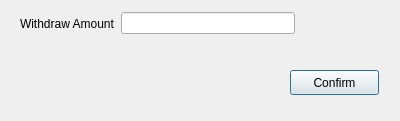
<?xml version="1.0" encoding="UTF-8"?>
<ui version="4.0">
 <class>Withdraw</class>
 <widget class="QDialog" name="Withdraw">
  <property name="geometry">
   <rect>
    <x>0</x>
    <y>0</y>
    <width>400</width>
    <height>121</height>
   </rect>
  </property>
  <property name="windowTitle">
   <string>Dialog</string>
  </property>
  <widget class="QWidget" name="layoutWidget">
   <property name="geometry">
    <rect>
     <x>20</x>
     <y>10</y>
     <width>275</width>
     <height>27</height>
    </rect>
   </property>
   <layout class="QHBoxLayout" name="horizontalLayout">
    <item>
     <widget class="QLabel" name="label">
      <property name="text">
       <string>Withdraw Amount</string>
      </property>
     </widget>
    </item>
    <item>
     <widget class="QLineEdit" name="WithdrawEdit"/>
    </item>
   </layout>
  </widget>
  <widget class="QPushButton" name="ConfirmWithdrawButton">
   <property name="geometry">
    <rect>
     <x>290</x>
     <y>70</y>
     <width>89</width>
     <height>25</height>
    </rect>
   </property>
   <property name="text">
    <string>Confirm</string>
   </property>
  </widget>
 </widget>
 <resources/>
 <connections/>
</ui>
